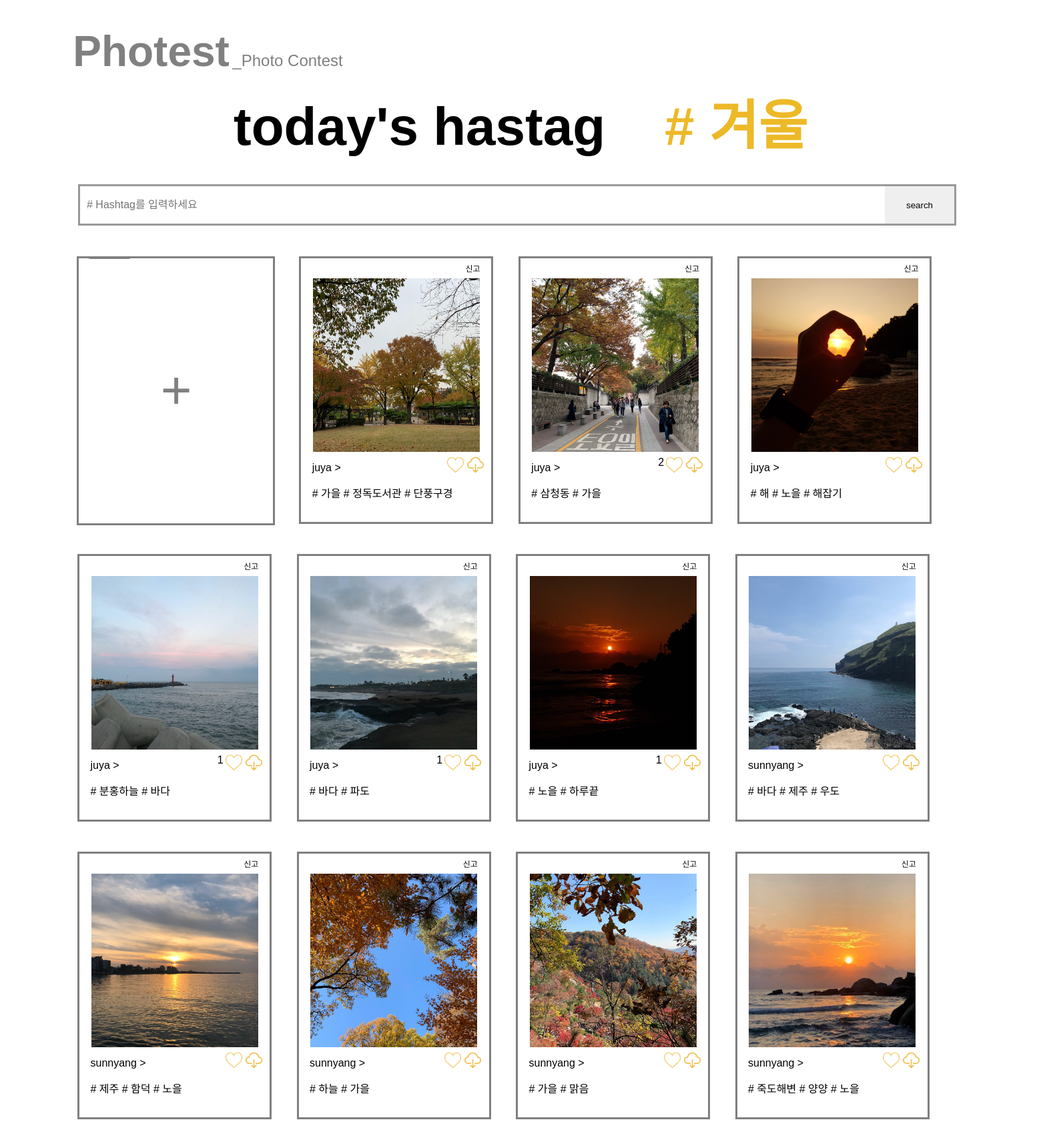
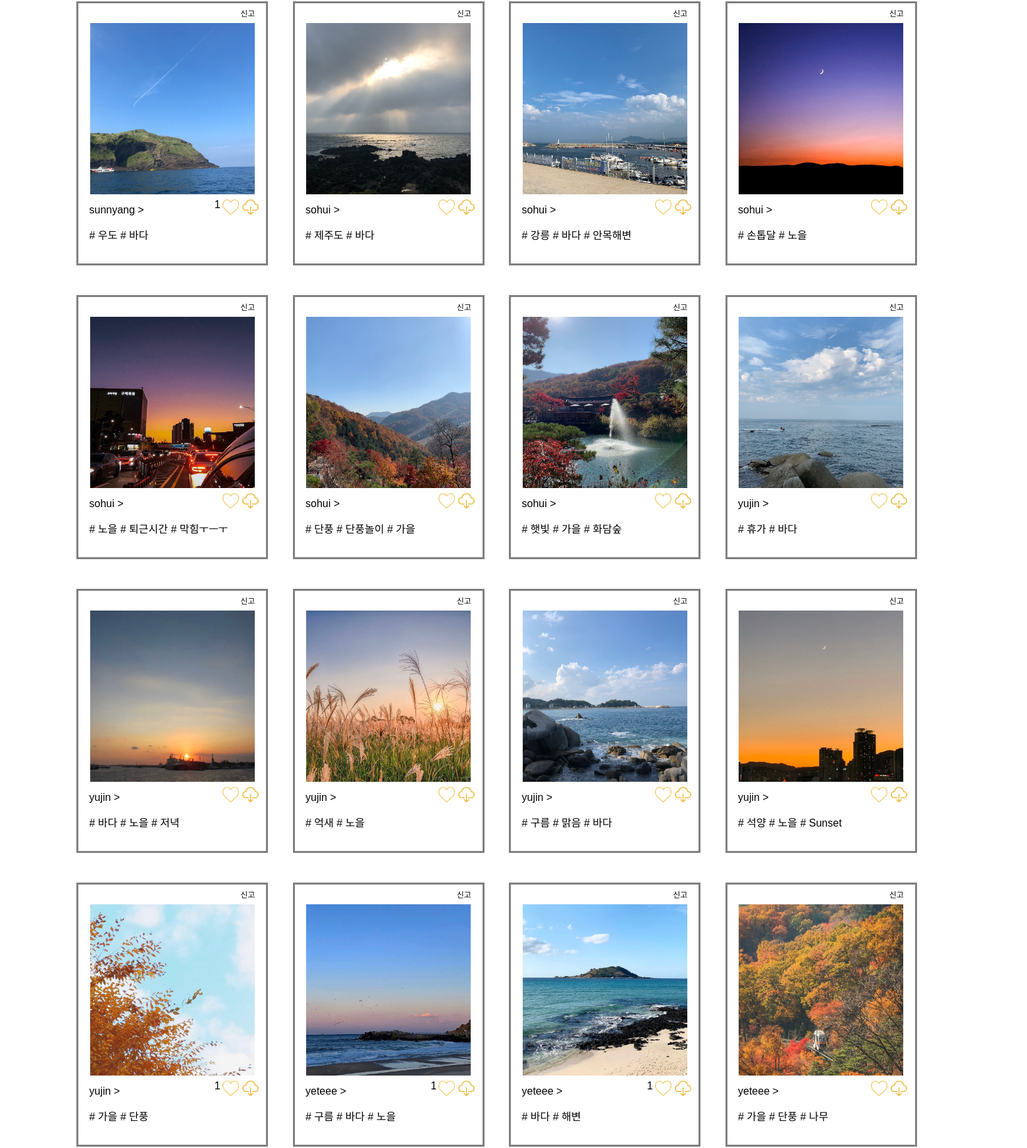
Screenshot of /photo_list/ (upper part) with the database file from the repository (2 pictures, top to bottom).
### hashtag/models.py (models this page shows)
class hashtag(models.Model):
    tagName = models.CharField(max_length=20,blank=False, primary_key=True)
    tagCnt = models.IntegerField(default=0)
    likeCnt = models.IntegerField(default=0)
    tagDate = models.DateField(blank=True, null = True)

### photo/models.py (models this page shows, shortened)
class Photo(models.Model):
    author = models.ForeignKey(User, on_delete=models.CASCADE, related_name='user')
    image = models.ImageField(upload_to= 'timeline_photo/%Y/%m/%d')
    created = models.DateTimeField(auto_now_add=True)
    updated = models.DateTimeField(auto_now=True)
    hashtag = jsonfield.JSONField(blank = True, null = True)
    like = models.ManyToManyField(User, related_name='like_post', blank=True)
    class Meta: # ordering 정렬
        ordering = ['-created']

### photo/views.py (the view)
# urls.py: path('photo_list/', views.photo_list, name='photo_list'),
def photo_list(request) :
    print('photo list')
    Photos = Photo.objects.all()
    PhotosWithHashtag = list()
    global hashtag
    hashtags = hashtag.objects.all()
    todaytag = ""
    todayDate = str(date.today())
    for h in hashtag.objects.all() :
        if(str(h.tagDate) == todayDate) :
            todaytag = h.tagName
    print(todaytag)
    for p in Photos :
        PhotosWithHashtag.append(p)
    return render(request, 'photo/photo_list.html', {
        'PhotosWithHashtag' : PhotosWithHashtag,
        'todaytag' : todaytag
    })

### photo/templates/photo/photo_list.html (shortened to what this page needs)
{% load static %}
<html>
<head>
    <link rel="stylesheet" href="{% static 'css/photo_list.css' %}">
</head>
<body style="overflow-x:hidden">
    <div class="title">
        <font id="short-title"><a href="/" class="title-text"> Photest</a></font>
        <font id="long-title">_Photo Contest </font>
    </div>
    <div id="today-hashtag">
        <font id="today-container">today's hastag </font> &nbsp;&nbsp;
        <font id="today_hashtag"><a href="http://127.0.0.1:8000/today_hashtag_search/" style="color:#edb928">#
                {{todaytag}} </a></font>
    </div>
    <br><br>
    <form id="search" action="{% url 'photo:search' %}" method="get">
        <div id="dsearch">
            <input type="text" id="isearch" name="search" value="{{search}}" placeholder="# Hashtag를 입력하세요" />
            <input type="submit" value="search" id="bsearch" />
        </div>
    </form>
    <div id="board">
        <div class="add">
            <button class="button">
                <p class="plus">
                        <a href="http://127.0.0.1:8000/upload/"> + </a>
                </p>
            </button>
        </div>
        {% for object in PhotosWithHashtag %}
        <div id="frame-frame">
            <div id="frame">
                <form method="GET" action="{% url 'accounts:report' %}">
                    <button id="report">신고</button>
                </form>
                <div id="photos">
                    <img src=" {{ object.image.url }}" class="card-img-top" alt="..." width=250px height=260px />
                </div>
                <a href="{{object.image.url}}" download="photo.jpg">
                    <img id="download" src="{% static 'image/download.png' %}" width=25px height=25px
                        align="right"></img>
                    <li class="list-group-item">
                        {%if user in object.like.all %}
                        <a href="{% url 'photo:like' object.id %}">
                            <img src="{% static 'image/shaded_heart.png' %}" class="btn-like.active" width=25px
                                height=25px align="right"></img></a>
                        {% else %}
                        <a href="{% url 'photo:like' object.id %}">
                            <img src="{% static 'image/heart.png' %}" class="btn-like" width=25px height=25px
                                align="right"></img></a>
                        {%endif%}
                        {% if object.like.all.count %}
                        <span class="float-right">
                            {{object.like.all.count}}
                        </span>
                        {%endif%}
                    </li>
                    <div class="card-header" align="left">
                        &nbsp;&nbsp;{{ object.author }} >
                    </div>
                    <div class="card-body">
                        <p class="card-text" align="left">
                            {% if object.hashtag.tag.0 %}
                            &nbsp; # {{ object.hashtag.tag.0 }}
                            {% endif %}
                            {% if object.hashtag.tag.1 %}
                            # {{object.hashtag.tag.1}}
                            {% endif %}
                            {% if object.hashtag.tag.2 %}
                            # {{object.hashtag.tag.2}}
                            {% endif %}
                        </p>
                    </div>
            </div>
        </div>
        {% endfor %}
    </div>
</body>
</html>

### photo/static/css/photo_list.css (style rules this page uses)
html { scroll-behavior: smooth; }
body { margin:0; padding:0; font-family : 'NanumSquare', sans-serif; }
a { text-decoration: none; color: gray; }
.title { position : relative; left : 7%; top : 5%; }
#short-title { font-size : 400%; color : gray; font-weight : bold; }
#long-title { font-size : 150%; color : gray; }
.button { background-color: white; color: #777777; border: 3px solid #ffffff; border-top:0.1px solid gray; }
#report { position : relative; top:5px; left:85%; font-size: 12; width : 15%; height : 5.5%; border-color :white; background-color: white; border-width: 0px; }
li { list-style:none; }
.list-group-item { position: relative; left:-6px; top:-8px; }
#download { position: relative; left:-4px; top:-8px; }
#today-hashtag { position: relative; top:50px; text-align: center; font-size:80px; margin-bottom:50px; }
#today-container { font-weight: bold; }
#today_hashtag { color:#edb928; font-weight: bolder; }
.add { position : relative; padding: 0% 0.5% 3% 1%; left : -4.5%; top : 10%; width : 270px; height : 355px; border : 3px solid gray; margin-right : -13.5%; margin-bottom: 1%; margin-left: 16%; float : left; }
.plus { position : relative; font-size:80px; left:100px; top:70px; }
#frame-frame { position : relative; width:1500px; left:10%; }
#frame { position : relative; padding: 0% 0.5% 3% 0.5%; width : 270px; top : 10%; height : 350px; border : 3px solid gray; float : left; margin-left : 1.5%; margin-right : 1.0%; margin-bottom : 3%; }
#photos { width : 270px; height : 270px; left:10px; position : relative; margin-top:-2%; margin-bottom:5px; }
#dsearch { position : relative; top : 30%; left : 7.5%; height : 7%; width :84%; border : 3px solid #999999; }
#isearch { font-size : 16px; width : 80%; height:10%; padding : 23px 10px 10px 10px; border : 0px; outline : none; float : left; position : relative; top:5px; }
#bsearch { width : 8%; height:100%; border : 0px; outline: none; float: right; }
.float-right { float:right; }
#board { position : relative; top:30px; width : 90%; left : -3%; float : left; right:100%; }

### photo/templates/photo/photo_list.html (style rules this page uses)
.btn-like { position: relative; display: inline-block; width: 25px; height: 25px; background: url("/static/images/heart.png"); text-indent: -9999px; overflow: hidden; border: none; }

### rows the page displays
hashtag: tagName "겨울"
Photo: image (picture), author "juya", hashtag.tag.0 "가을", hashtag.tag.1 "정독도서관", hashtag.tag.2 "단풍구경"
Photo: image (picture), like.all.count "2", author "juya", hashtag.tag.0 "삼청동", hashtag.tag.1 "가을"
Photo: image (picture), author "juya", hashtag.tag.0 "해", hashtag.tag.1 "노을", hashtag.tag.2 "해잡기"
Photo: image (picture), like.all.count "1", author "juya", hashtag.tag.0 "분홍하늘", hashtag.tag.1 "바다"
Photo: image (picture), like.all.count "1", author "juya", hashtag.tag.0 "바다", hashtag.tag.1 "파도"
Photo: image (picture), like.all.count "1", author "juya", hashtag.tag.0 "노을", hashtag.tag.1 "하루끝"
Photo: image (picture), author "sunnyang", hashtag.tag.0 "바다", hashtag.tag.1 "제주", hashtag.tag.2 "우도"
Photo: image (picture), author "sunnyang", hashtag.tag.0 "제주", hashtag.tag.1 "함덕", hashtag.tag.2 "노을"
Photo: image (picture), author "sunnyang", hashtag.tag.0 "하늘", hashtag.tag.1 "가을"
Photo: image (picture), author "sunnyang", hashtag.tag.0 "가을", hashtag.tag.1 "맑음"
Photo: image (picture), author "sunnyang", hashtag.tag.0 "죽도해변", hashtag.tag.1 "양양", hashtag.tag.2 "노을"
Photo: image (picture), like.all.count "1", author "sunnyang", hashtag.tag.0 "우도", hashtag.tag.1 "바다"
Photo: image (picture), author "sohui", hashtag.tag.0 "제주도", hashtag.tag.1 "바다"
Photo: image (picture), author "sohui", hashtag.tag.0 "강릉", hashtag.tag.1 "바다", hashtag.tag.2 "안목해변"
Photo: image (picture), author "sohui", hashtag.tag.0 "손톱달", hashtag.tag.1 "노을"
Photo: image (picture), author "sohui", hashtag.tag.0 "노을", hashtag.tag.1 "퇴근시간", hashtag.tag.2 "막힘ㅜㅡㅜ"
Photo: image (picture), author "sohui", hashtag.tag.0 "단풍", hashtag.tag.1 "단풍놀이", hashtag.tag.2 "가을"
Photo: image (picture), author "sohui", hashtag.tag.0 "햇빛", hashtag.tag.1 "가을", hashtag.tag.2 "화담숲"
Photo: image (picture), author "yujin", hashtag.tag.0 "휴가", hashtag.tag.1 "바다"
Photo: image (picture), author "yujin", hashtag.tag.0 "바다", hashtag.tag.1 "노을", hashtag.tag.2 "저녁"
Photo: image (picture), author "yujin", hashtag.tag.0 "억새", hashtag.tag.1 "노을"
Photo: image (picture), author "yujin", hashtag.tag.0 "구름", hashtag.tag.1 "맑음", hashtag.tag.2 "바다"
Photo: image (picture), author "yujin", hashtag.tag.0 "석양", hashtag.tag.1 "노을", hashtag.tag.2 "Sunset"
Photo: image (picture), like.all.count "1", author "yujin", hashtag.tag.0 "가을", hashtag.tag.1 "단풍"
Photo: image (picture), like.all.count "1", author "yeteee", hashtag.tag.0 "구름", hashtag.tag.1 "바다", hashtag.tag.2 "노을"
Photo: image (picture), like.all.count "1", author "yeteee", hashtag.tag.0 "바다", hashtag.tag.1 "해변"
Photo: image (picture), author "yeteee", hashtag.tag.0 "가을", hashtag.tag.1 "단풍", hashtag.tag.2 "나무"
